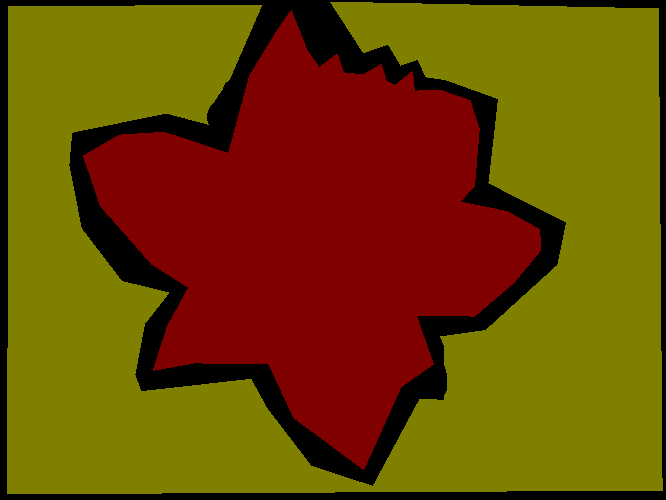
#> input picture dataset/ground_truths/easy/easy_1.png, 666 x 500 px; its folder holds only this picture in this run
$ python flowerSeg.py
#> lines starting #> are read from the running program, lines starting #| are printed output that depends on the picture; after the words box and inside, x2 and y2 are one past the last pixel; in counts of white or black regions, pixels touching at a corner belong together; long printed decimals are rounded
import cv2
import numpy as np
import os
import matplotlib.pyplot as plt
from pathlib import Path


def apply_noise_reduction(image, method='Gaussian', kernel_size=5):
    if method == 'Gaussian':
        return cv2.GaussianBlur(image, (kernel_size, kernel_size), 0)
    return cv2.medianBlur(image, kernel_size)


def convert_color_space(image, space='HSV'):
    if space == 'HSV':
        return cv2.cvtColor(image, cv2.COLOR_BGR2HSV)
    return cv2.cvtColor(image, cv2.COLOR_BGR2GRAY)


def segment_image(image, method='Otsu'):
    if method == 'Otsu':
        _, thresholded = cv2.threshold(image, 0, 255, cv2.THRESH_BINARY + cv2.THRESH_OTSU)
    else:
        adaptive_method = cv2.ADAPTIVE_THRESH_MEAN_C if method == 'Mean' else cv2.ADAPTIVE_THRESH_GAUSSIAN_C
        thresholded = cv2.adaptiveThreshold(image, 255, adaptive_method, cv2.THRESH_BINARY, 11, 2)
    return thresholded


def post_process_image(image):
    kernel = np.ones((3, 3), np.uint8)
    cleaned = cv2.morphologyEx(image, cv2.MORPH_OPEN, kernel)
    return cv2.morphologyEx(cleaned, cv2.MORPH_CLOSE, kernel)


class ImageSegmentation:
    def __init__(self, dataset_path):
        self.dataset_path = dataset_path
        self.categories = ['easy', 'medium', 'hard']
        self.input_folder = dataset_path / 'images'
        self.output_folder = dataset_path / 'output'
        self.ground_truth_folder = dataset_path / 'ground_truths'

        self.setup_output_folders()

    def setup_output_folders(self):
        for category in self.categories:
            os.makedirs(self.output_folder / category, exist_ok=True)

    def process_image(self, image_path):
        image = cv2.imread(str(image_path))
        hsv_image = convert_color_space(image)
        reduced_noise = apply_noise_reduction(hsv_image[:, :, 2])  # Using the V channel for HSV by default
        segmented = segment_image(reduced_noise)
        final_image = post_process_image(segmented)
        return final_image

    # [24 lines left out: functions load_and_show_example, show_image, not called in this run]

    def evaluate_segmentation(self):
        iou_scores = []
        for category in self.categories:
            cat_input_folder = self.input_folder / category
            cat_ground_truth_folder = self.ground_truth_folder / category

            for image_path in cat_input_folder.iterdir():
                if image_path.suffix.lower() in ['.jpg', '.jpeg', '.png']:
                    ground_truth_path = cat_ground_truth_folder / (image_path.stem + '.png')

                    if not ground_truth_path.exists():
                        print(f"Ground truth file does not exist: {ground_truth_path}")
                        continue

                    predicted_binary = self.process_image(image_path)
#> in process_image, image is the input picture: shape (500, 666, 3); mean B, G, R 0, 69.8, 110.1
#> in convert_color_space, `return cv2.cvtColor(image, cv2.COLOR_BGR2HSV)`: returned value: shape (500, 666, 3); mean H, S, V 16.4, 219.3, 110.1
#> in apply_noise_reduction, `return cv2.GaussianBlur(image, (kernel_size, kernel_size), 0)`:
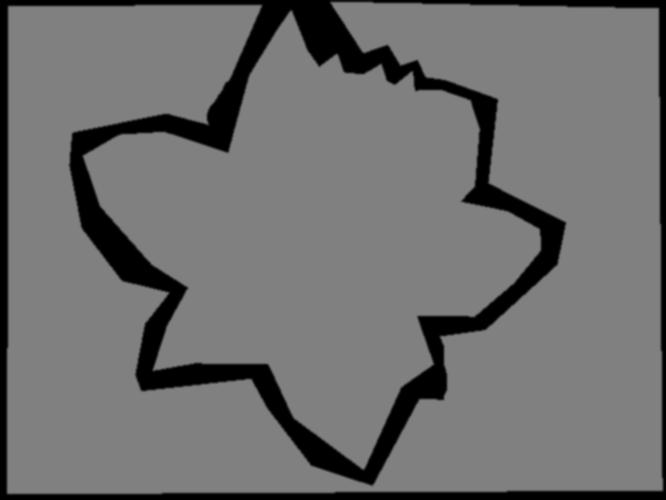
#> returned value: shape (500, 666); min 0, max 128, mean 110.1
#> in segment_image, `_, thresholded = cv2.threshold(image, 0, 255, cv2.THRESH_BINARY + cv2...`:
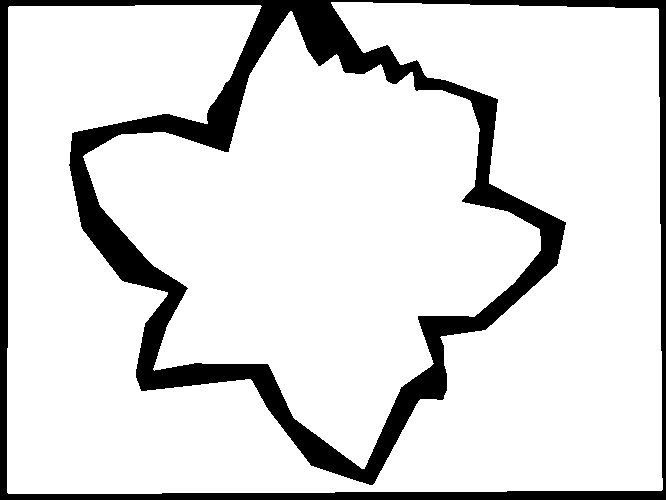
#> thresholded: shape (500, 666); 86% white; 1 black region, box (x1, y1, x2, y2) and area: (0, 0, 666, 500) 46679
#> in post_process_image, `cleaned = cv2.morphologyEx(image, cv2.MORPH_OPEN, kernel)`: cleaned: shape (500, 666); 86% white; 1 black region, box (x1, y1, x2, y2) and area: (0, 0, 666, 500) 46693
#> in post_process_image, `return cv2.morphologyEx(cleaned, cv2.MORPH_CLOSE, kernel)`: returned value: shape (500, 666); 86% white; 1 black region, box (x1, y1, x2, y2) and area: (0, 0, 666, 500) 46683
                    if predicted_binary is None or predicted_binary.size == 0:
                        print(f"Failed to process image or image is empty: {image_path}")
                        continue
                    predicted_binary = (predicted_binary > 0).astype(np.uint8)

                    ground_truth_binary = self.convert_ground_truth_to_binary(ground_truth_path)
                    ground_truth_binary = (ground_truth_binary > 0).astype(np.uint8)

                    iou_score = self.calculate_iou(predicted_binary, ground_truth_binary)
                    print(f"IoU score for {image_path.name}: {iou_score}")
                    iou_scores.append(iou_score)

        if not iou_scores:
            print("No IoU scores were calculated. Returning NaN.")
            return float('nan')

        mIoU = np.mean([score for score in iou_scores if not np.isnan(score)])
        return mIoU

    def calculate_iou(self, predicted_binary, ground_truth_binary):
        intersection = np.logical_and(predicted_binary > 0, ground_truth_binary > 0)
        union = np.logical_or(predicted_binary > 0, ground_truth_binary > 0)
        union_sum = np.sum(union)
        if union_sum == 0:
            return float('nan')
        iou_score = np.sum(intersection) / union_sum
        return iou_score

    def convert_ground_truth_to_binary(self, image_path):
        ground_truth_color = cv2.imread(str(image_path))
        lower_red = np.array([0, 100, 100])
        upper_red = np.array([10, 255, 255])
        hsv = cv2.cvtColor(ground_truth_color, cv2.COLOR_BGR2HSV)
        mask = cv2.inRange(hsv, lower_red, upper_red)
        return mask

    # [44 lines left out: functions display_all_segmented_results, show_segmentation_results, not called in this run]


def main():
    dataset_path = Path('dataset')
    segmentation = ImageSegmentation(dataset_path)
    mIoU_score = segmentation.evaluate_segmentation()
#> in convert_ground_truth_to_binary, `mask = cv2.inRange(hsv, lower_red, upper_red)`:
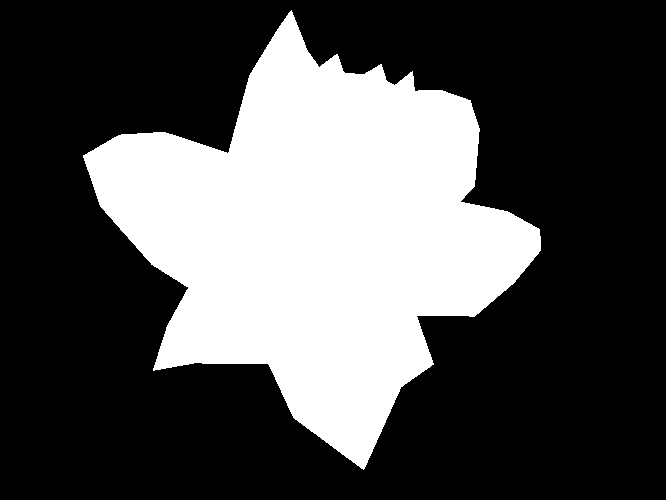
#> mask: shape (500, 666); 31.5% white; 1 white region, box (x1, y1, x2, y2) and area: (83, 10, 541, 470) 104815
#> in calculate_iou, `intersection = np.logical_and(predicted_binary > 0, ground_truth_binar..`: intersection: shape (500, 666) bool; 31.5% white; 1 white region, box (x1, y1, x2, y2) and area: (84, 12, 541, 469) 104795
#> in calculate_iou, `union = np.logical_or(predicted_binary > 0, ground_truth_binary > 0)`: union: shape (500, 666) bool; 86% white; 1 black region, box (x1, y1, x2, y2) and area: (0, 0, 666, 500) 46663
#> in calculate_iou, `union_sum = np.sum(union)`: union_sum = 286337
#> in calculate_iou, `iou_score = np.sum(intersection) / union_sum`: iou_score = 0.366
#| IoU score for easy_1.png: 0.366
    print(f"Mean IoU for the dataset: {mIoU_score}")
    segmentation.display_all_segmented_results()


if __name__ == "__main__":
#> (the run stopped early here; a loop or call above may not have finished)
